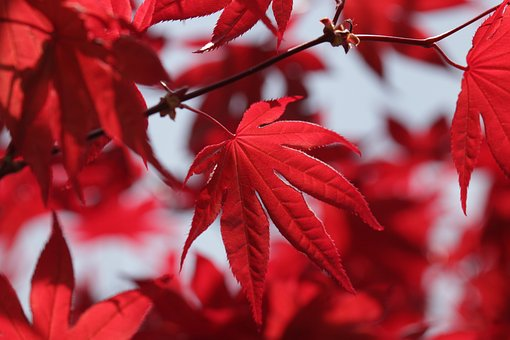
#> input picture leaves.jpg, 510 x 340 px
$ python 'grayscale conversion.py'
#> lines starting #> are read from the running program, lines starting #| are printed output that depends on the picture
import cv2
import numpy as np
import matplotlib.pyplot as plt

# Load the image
img = cv2.imread('leaves.jpg')
#> img is the input picture: shape (340, 510, 3); mean B, G, R 68.8, 58.7, 159.8

# Convert the image from BGR to RGB
img_rgb = cv2.cvtColor(img, cv2.COLOR_BGR2RGB)

# Convert the image to floating point
img_float = img_rgb.astype(float)

# Split the image into R, G, and B components
r, g, b = cv2.split(img_float)
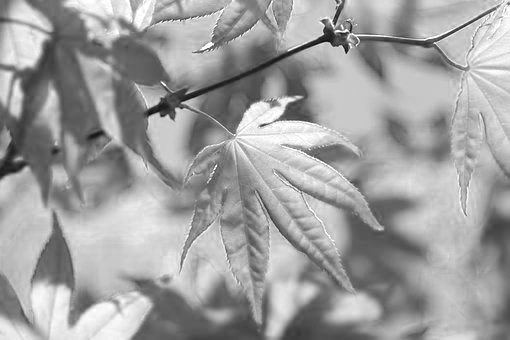
#> r: shape (340, 510) float64; min 13, max 255, mean 159.8
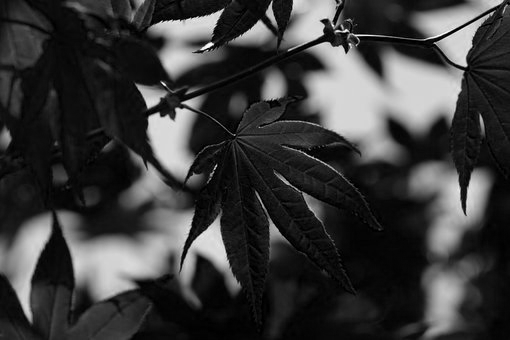
#> g: shape (340, 510) float64; min 0, max 255, mean 58.7
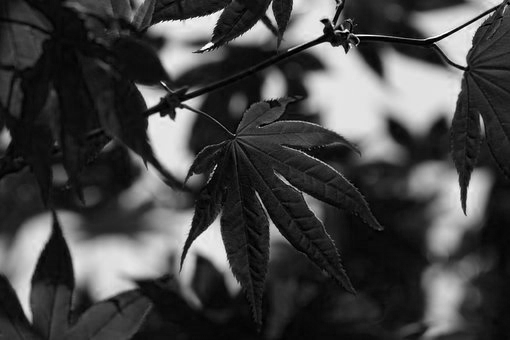
#> b: shape (340, 510) float64; min 0, max 255, mean 68.8

# Lightness method
lightness = (np.minimum(r, np.minimum(g, b)) + np.maximum(r, np.maximum(g, b))) / 2
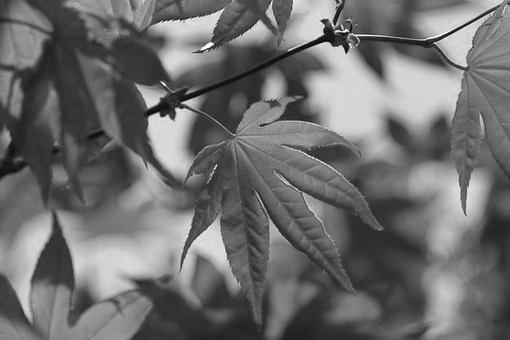
#> lightness: shape (340, 510) float64; min 6.5, max 253.5, mean 110

# Average method
average = (r+g+b)/3
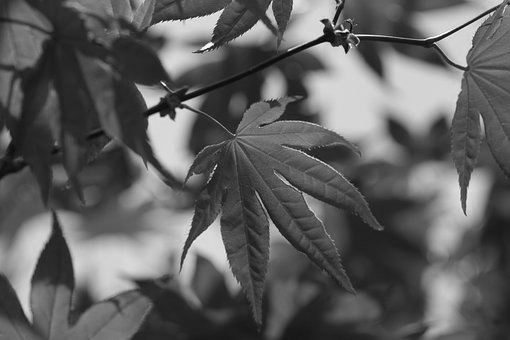
#> average: shape (340, 510) float64; min 6, max 253.3, mean 95.8

# Luminosity method
luminosity = 0.289 * r + 0.5870 * g + 0.1140 * b

# Display the images
fig, axs = plt.subplots(1, 4, figsize=(20, 5))

axs[0].imshow(img_rgb)
axs[0].set_title('Original')
axs[0].axis('off')

axs[1].imshow(lightness, cmap='gray')
axs[1].set_title('Lightness Method')
axs[1].axis('off')

axs[2].imshow(average, cmap='gray')
axs[2].set_title('Average Method')
axs[2].axis('off')

axs[3].imshow(luminosity, cmap='gray')
axs[3].set_title('Luminosity Method')
axs[3].axis('off')

plt.show()
